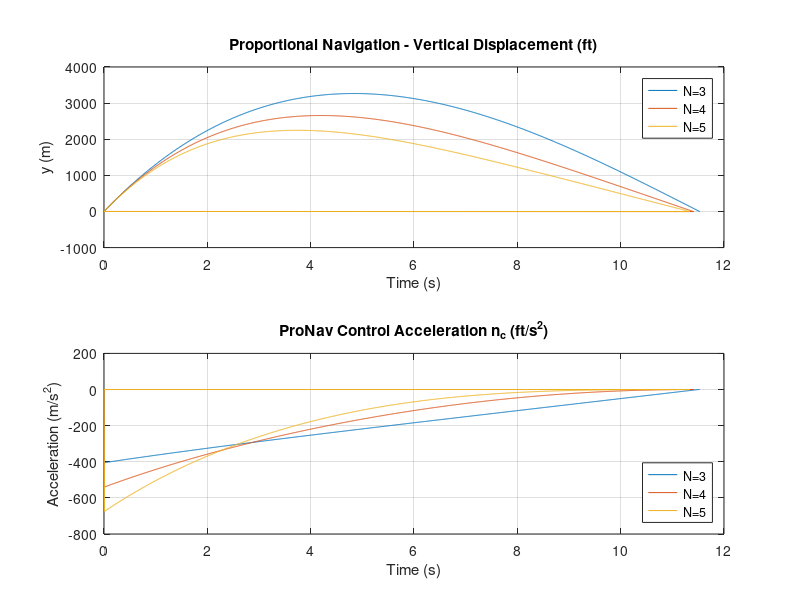
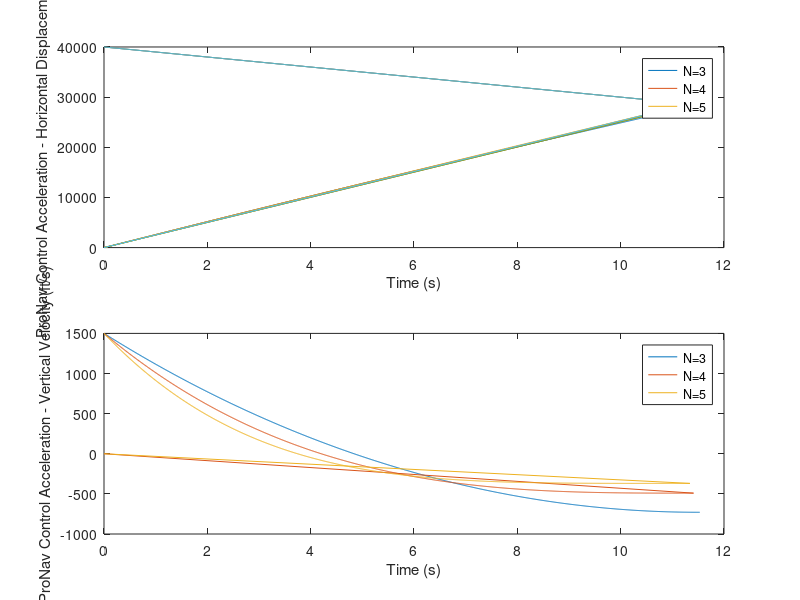
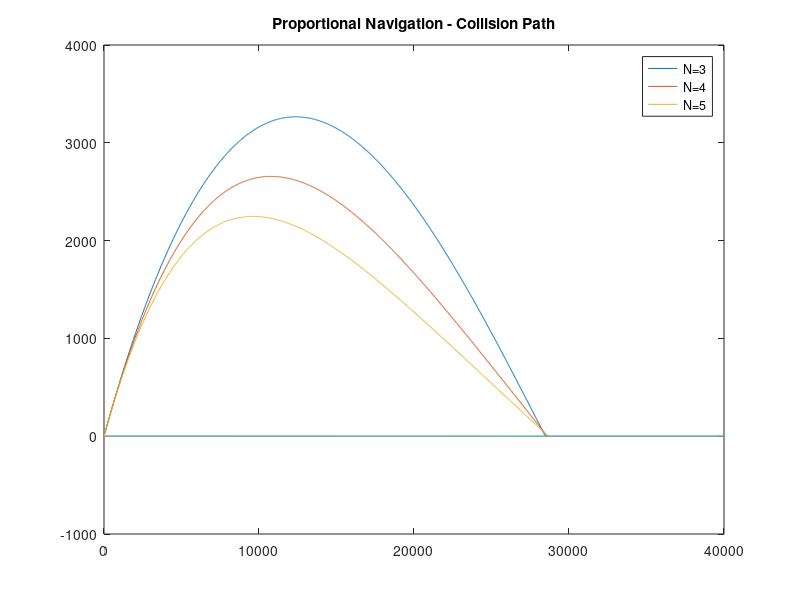

MATLAB code for these plots, in order:
close all
clear
g = 32.174;         % gravitational accel
% Simulation parameters
nt = 0 * g;         % acceleration of target
Nvalues = [3 4 5];  % guidance gain
he = deg2rad(30);   % heading error
augmented = true;
dt = 0.01;
dtfine = 0.0001;

% Constants
vm = 3000;      % Missile velocity (ft/s)
vt = 1000;      % Target velocity (ft/s)
R0 = 40000;     % Initial range (ft)

for N = Nvalues
    % Initial conditions
    xm(1,N-2) = 0;        % Missile initial x position (ft)
    ym(1,N-2) = 0;        % Missile initial y position (ft)
    xt(1,N-2) = R0;       % Target initial x position (ft)
    yt(1,N-2) = 0;        % Target initial y position (ft)
    beta = 0;       % Target FPA
    i = 1;


    % Target velocity components
    Vtx(i,N-2) = -vt*cos(beta);
    Vty(i,N-2) = vt*sin(beta);
    
    % Relative positions
    Rx(i,N-2) = xt(i,N-2) - xm(i,N-2);
    Ry(i,N-2) = yt(i,N-2) - ym(i,N-2);
    R(i,N-2) = sqrt(Rx(i,N-2)^2 + Ry(i,N-2)^2);
    
    % calculate angles
    lambda = atan2(Ry(i,N-2),Rx(i,N-2));
    L = asin(vt*sin(beta+lambda)/vm);  
    theta = lambda + L;

    % mission velocity
    Vmx(i,N-2) = vm*cos(theta + he);
    Vmy(i,N-2) = vm*sin(theta + he);
    Vx = Vtx(i,N-2) - Vmx(i,N-2);     % relative velocity, x_hat
    Vy = Vty(i,N-2) - Vmy(i,N-2);     % relative velocity, y_hat
    Vc = -(Rx(i,N-2)*Vx + Ry(i,N-2)*Vy)/R(i,N-2);  % closing velocity
    lambdad = (Rx(i,N-2)*Vy-Ry(i,N-2)*Vx)/(R(i,N-2)^2);
    tgo = R(i,N-2)/Vc;
    ZEM = Vc * tgo;

    T(i,N-2) = 0;
    while Vc > 0
        % Simulation loop for different guidance laws and initial conditions       
        i= i+1;
        if Vc <=1000
            dt = dtfine;
        end
        if augmented
            nc(i,N-2) = N*Vc*lambdad + 0.5*N*nt;
        else
            nc(i,N-2) = N*Vc*lambdad;
            %nc(i,N-2) = N*ZEM/tgo^2;
        end
        % acceleration components
        amx = -nc*sin(lambda);
        amy = nc*cos(lambda);
        
        betad = nt/vt;
        beta = beta + dt*betad;
        Vtx(i,N-2) = -vt*cos(beta);
        Vty(i,N-2) = vt*sin(beta);  
        Vmx(i,N-2) = Vmx(i-1,N-2) + dt*amx(i,N-2);
        Vmy(i,N-2) = Vmy(i-1,N-2) + dt*amy(i,N-2);
        
        xt(i,N-2) = xt(i-1) + dt*Vtx(i,N-2);
        yt(i,N-2) = yt(i-1) + dt*Vty(i,N-2);
        xm(i,N-2) = xm(i-1,N-2) + dt*Vmx(i,N-2);
        ym(i,N-2) = ym(i-1,N-2) + dt*Vmy(i,N-2);
        Rx(i,N-2) = xt(i,N-2) - xm(i,N-2);
        Ry(i,N-2) = yt(i,N-2) - ym(i,N-2);
        R(i,N-2) = sqrt(Rx(i,N-2)^2 + Ry(i,N-2)^2);
        Vx = Vtx(i,N-2) - Vmx(i,N-2);
        Vy = Vty(i,N-2) - Vmy(i,N-2);
        lambda = atan2(Ry(i,N-2),Rx(i,N-2));
        lambdad = (Rx(i,N-2)*Vy-Ry(i,N-2)*Vx)/(R(i,N-2)^2);
        T(i,N-2) = T(i-1,N-2) + dt;
        % Calculate closing velocity
        Vc = -(Rx(i,N-2)*Vx + Ry(i,N-2)*Vy)/R(i,N-2);     
%         tgo = R(i,N-2)/Vc;
%         ZEM = Vc * tgo;
        end 
end

output=[T',xm',ym',xt',yt',nc'];
save c:\src\asen6015\datfil.txt output -ascii

% Plot results for PN
figure(1);
subplot(2, 1, 1);
plot(T(:,1), ym(:,1),T(:,2),ym(:,2),T(:,3),ym(:,3));
xlabel('Time (s)');
ylabel('y (m)');
title('Proportional Navigation - Vertical Displacement (ft)');
legend('N=3', 'N=4', 'N=5','Location','northeast');
grid on;

subplot(2,1,2);
plot(T,xm,T,xt)
xlabel('Time (s)');
ylabel('ProNav Control Acceleration nc (ft/s^2)');
legend('N=3', 'N=4', 'N=5');
subplot(2, 1, 2);
plot(T(:,1), nc(:,1),T(:,2),nc(:,2),T(:,3),nc(:,3));
xlabel('Time (s)');
ylabel('Acceleration (m/s^2)');
title('ProNav Control Acceleration n_c (ft/s^2)');
legend('N=3', 'N=4', 'N=5','Location','southeast');
grid on;

figure(2)
subplot(2,1,1);
plot(T,xm,T,xt)
xlabel('Time (s)');
ylabel('ProNav Control Acceleration - Horizontal Displacement (ft)');
legend('N=3', 'N=4', 'N=5');

subplot(2,1,2)
plot(T,Vmy)
xlabel('Time (s)');
ylabel('ProNav Control Acceleration - Vertical Velocity (ft/s)');
legend('N=3', 'N=4', 'N=5');

figure(3)
plot(xm,ym,xt,yt)
legend('N=3', 'N=4', 'N=5');
title('Proportional Navigation - Collision Path');
